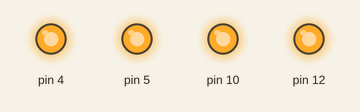
The sketch below on a simulated Arduino Uno, built with avr-gcc and run on an emulated ATmega328P. Shown: output pins drawn as LEDs (lit = HIGH).

Above: at 10.0 s.
At 21.0 s:
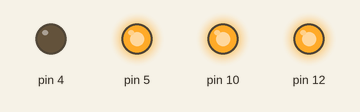
At 23.0 s:
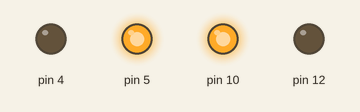
At 25.0 s:
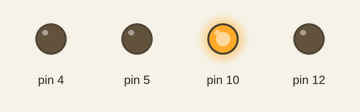
At 26.5 s:
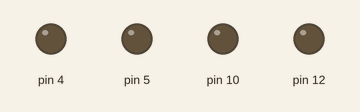
Timing chart, 0 to 35.1 s (numbered marks = the images above):
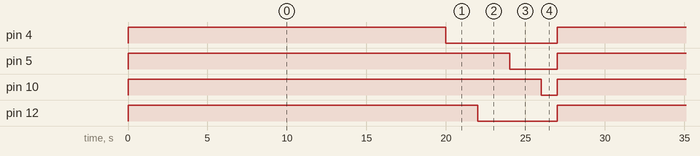

Measured:
- by itself, pin 4: alternates HIGH for 20.0 s and LOW for 7.0 s
- by itself, pin 5: alternates HIGH for 24.0 s and LOW for 3.0 s
- by itself, pin 10: alternates HIGH for 26.0 s and LOW for 1.0 s
- by itself, pin 12: alternates HIGH for 22.0 s and LOW for 5.0 s

The sketch:

sketch_first_basic_test.ino
```cpp
void setup() {
 pinMode(4,1);
 pinMode(12,1);
 pinMode(5,1);
 pinMode(10,1);
}

void loop() {
digitalWrite(4,1);
digitalWrite(12,1);
digitalWrite(5,1);
digitalWrite(10,1);
delay(20000);
digitalWrite(4,0);

delay(1000);
digitalWrite(12,1);
delay(1000);
digitalWrite(12,0);
delay(1000);

digitalWrite(5,1);
delay(1000);
digitalWrite(5,0);
delay(1000);

digitalWrite(10,1);
delay(1000);
digitalWrite(10,0);
delay(1000);
}
```
